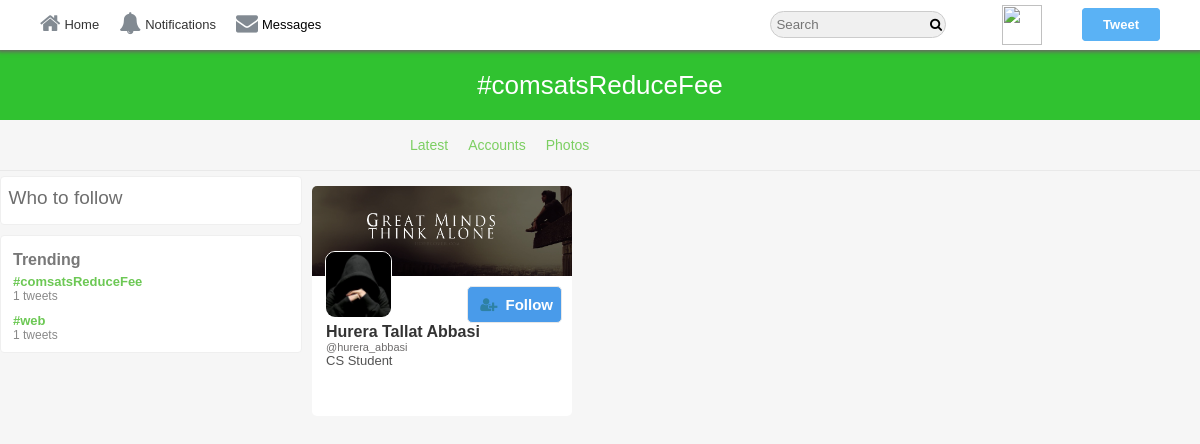
Page /hashtag/comsatsReduceFee?f=users on the committed database.
### tables this page shows
CREATE TABLE `trends` (
  `trendID` int(11) NOT NULL,
  `hashtag` varchar(140) NOT NULL,
  `createdOn` datetime NOT NULL
);

CREATE TABLE `tweets` (
  `tweet_id` int(11) NOT NULL,
  `status` varchar(140) NOT NULL,
  `tweetBy` int(11) NOT NULL,
  `retweet_id` int(11) NOT NULL,
  `retweetBy` int(11) NOT NULL,
  `tweetImage` varchar(255) NOT NULL,
  `likesCount` int(11) NOT NULL,
  `retweetCount` int(11) NOT NULL,
  `postedOn` datetime NOT NULL,
  `retweetMsg` varchar(140) NOT NULL
);

CREATE TABLE `users` (
  `user_id` int(11) NOT NULL,
  `username` varchar(40) NOT NULL,
  `email` varchar(255) NOT NULL,
  `password` varchar(32) NOT NULL,
  `screenName` varchar(40) NOT NULL,
  `profileImage` varchar(255) NOT NULL,
  `profileCover` varchar(255) NOT NULL,
  `following` int(11) NOT NULL,
  `followers` int(11) NOT NULL,
  `bio` varchar(140) NOT NULL,
  `country` varchar(255) NOT NULL,
  `website` varchar(255) NOT NULL
);

### core/init.php (called while the page is built, shortened)
<?php
	include 'database/connection.php';
	include 'classes/user.php';
	include 'classes/tweet.php';
	include 'classes/follow.php';
	global $pdo;
	$getFromU = new User($pdo);
	$getFromT = new Tweet($pdo);
	$getFromF = new Follow($pdo);
?>

### core/classes/user.php (called while the page is built, shortened)
<?php
	class User{
		protected $pdo;
		function __construct($pdo){
			$this->pdo = $pdo;
		}
		public function userData($user_id){
			$stmt = $this->pdo->prepare("SELECT * FROM `users` WHERE `user_id` = :user_id");
			$stmt->bindValue(":user_id",$user_id,PDO::PARAM_INT);
			$stmt->execute();
			return $stmt->fetch(PDO::FETCH_OBJ);
		}
		public function loggedIn(){
			return (isset($_SESSION['user_id'])) ? true : false;
		}
	}
?>

### hashtag.php (the view, shortened to what this page needs)
<?php
	include 'core/init.php';
	if(isset($_GET['hashtag']) && !empty($_GET['hashtag'])){
		$hashtag = $getFromU->checkInput($_GET['hashtag']);
		$user_id = $_SESSION['user_id'];
		$user = $getFromU->userData($user_id);
		$tweets =$getFromT->getTweetsByHash($hashtag);
		$accounts=$getFromT->getUsersByHash($hashtag);
		$notify = $getFromM->getNotificationCount($user_id);
	} else{
		header('Location: http://localhost/Connectify/index.php');
	}
?>
<html>
	<head>
		  <link rel="stylesheet" href="https://cdnjs.cloudflare.com/ajax/libs/font-awesome/4.6.3/css/font-awesome.css"/>
 	  	  <link rel="stylesheet" href="../assets/css/style-complete.css"/>
	</head>
<body>
<div class="wrapper">
<div class="header-wrapper">
<div class="nav-container">
	<div class="nav">
		<div class="nav-left">
			<ul>
				<li><a href="../index.php"><i class="fa fa-home" aria-hidden="true"></i>Home</a></li>
				<li><a href="http://localhost/Connectify/i/notifications"><i class="fa fa-bell" aria-hidden="true"></i>Notifications</a></li>
				<li id="messagePopup"><i class="fa fa-envelope" aria-hidden="true"></i>Messages</li>
			</ul>
		</div>
		<div class="nav-right">
			<ul>
				<li>
					<input type="text" placeholder="Search" class="search"/>
					<i class="fa fa-search" aria-hidden="true"></i>
				</li>
				<li class="hover"><label class="drop-label" for="drop-wrap1"><img src="<?php  echo 'http://localhost/Connectify/'.$user->profileImage;?>"/></label>
				</li>
				<li><label class="addTweetBtn">Tweet</label></li>
			</ul>
		</div>
	</div>
</div>
</div>
<div class="hash-header">
	<div class="hash-inner">
		<h1>#<?php echo $hashtag;?></h1>
	</div>
</div>
<div class="hash-menu">
	<div class="hash-menu-inner">
		<ul>
 			<li><a href="<?php echo '../hashtag/'.$hashtag;?>">Latest</a></li>
			<li><a href="<?php echo '../hashtag/'.$hashtag.'?f=users';?>">Accounts</a></li>
			<li><a href="<?php echo '../hashtag/'.$hashtag.'?f=photos';?>">Photos</a></li>
  		</ul>
	</div>
</div>
<div class="in-wrapper">
	<div class="in-full-wrap">
		<div class="in-left">
			<div class="in-left-wrap">
				<?php  $getFromF->whoToFollow($user_id,$user_id) ;    ?>
					<?php  $getFromT->trends() ;    ?>
			</div>
		</div>
<?php  if(strpos($_SERVER['REQUEST_URI'],'?f=photos')) :  ?>
   <div class="hash-img-wrapper">
 	<div class="hash-img-inner">
 		<?php
 		 foreach ($tweets as $tweet) {
 		 	$likes = $getFromT->likes($user_id,$tweet->tweet_id);
			$retweet = $getFromT->checkRetweet($user_id,$tweet->tweet_id);
			$user = $getFromU->userData($tweet->retweetBy);
 			 if (!empty($tweet->tweetImage)) {
 			 	echo '		 <div class="hash-img-flex">
		 	<img src="'.'../'.$tweet->tweetImage.'" data-tweet="'.$tweet->tweet_id.'"/>
		 	<div class="hash-img-flex-footer">
		 		<ul>
		 			'.(($getFromU->loggedIn() === true) ? '
										<li><button><a href="javascript:"><i class="fa fa-share" aria-hidden="true"></i></a></button></li>
										<li>'.(($tweet->tweet_id === '$retweet["retweet_id"]' OR $user_id === '$retweet["retweet_id"]') ? '<button class="retweeted" data-tweet="'.$tweet->tweet_id.'" data-user="'.$tweet->tweetBy.'"><a href="javascript:"><i class="fa fa-retweet" aria-hidden="true"></i><span class="retweetsCount">'.$tweet->retweetCount.'</span></a></button>':'<button class="retweet" data-tweet="'.$tweet->tweet_id.'" data-user="'.$tweet->tweetBy.'"><a href="javascript:"><i class="fa fa-retweet" aria-hidden="true"></i><span class="retweetsCount">'.(($tweet->retweetCount > 0) ? $tweet->retweetCount : '').'</span></a></button>').'</li>
										<li>'.(('$likes["likeOn"]' === $tweet->tweet_id) ? '<button class="unlike-btn" data-tweet="'.$tweet->tweet_id.'" data-user="'.$tweet->tweetBy.'"><a href="javascript:"><i class="fa fa-heart" aria-hidden="true"></i><span class="likesCounter">'.$tweet->likesCount.'</span></a></button>' : '<button class="like-btn" data-tweet="'.$tweet->tweet_id.'" data-user="'.$tweet->tweetBy.'"><a href="javascript:"><i class="fa fa-heart-o" aria-hidden="true"></i><span class="likesCounter">'.(($tweet->likesCount > 0) ? $tweet->likesCount : '').'</span></a></button>' ).'</li>
											'.(($tweet->tweetBy === $user_id) ? '
											<li>
											<a href="javascript: void(0);" class="more"><i class="fa fa-ellipsis-h" aria-hidden="true"></i></a>
											<ul>
											  <li><label class="deleteTweet" data-tweet="'.$tweet->tweet_id.'">Delete Tweet</label></li>
											</ul>
											</li>' : '').'
											' : '<li><button><a href="javascript:"><i class="fa fa-share" aria-hidden="true"></i></a></button></li>
												  <li><button><a href="javascript:"><i class="fa fa-retweet" aria-hidden="true"></i></a></button></li>
												  <li><button><a href="javascript:"><i class="fa fa-heart" aria-hidden="true"></i></a></button></li>').'
		 		</ul>
		 	</div>
		</div>';
 			 }
 		}
 		?>
	</div>
</div>
<?php elseif(strpos($_SERVER['REQUEST_URI'],'?f=users')):  ?>
 <div class="wrapper-following">
<div class="wrap-follow-inner">
<?php  foreach($accounts as $users) :    ?>
 <div class="follow-unfollow-box">
	<div class="follow-unfollow-inner">
		<div class="follow-background">
			<img src="<?php  echo '../'.$users->profileCover;?>"/>
		</div>
		<div class="follow-person-button-img">
			<div class="follow-person-img">
			 	<img src="<?php  echo '../'.$users->profileImage;?>"/>
			</div>
			<div class="follow-person-button">
			   <?php  echo $getFromF->followBtn($users->user_id,$user_id,$user_id);              ?>
			</div>
		</div>
		<div class="follow-person-bio">
			<div class="follow-person-name">
				<a href="<?php  echo '../'.$users->username;?>"><?php  echo $users->screenName;?></a>
			</div>
			<div class="follow-person-tname">
				<a href="<?php  echo '../'.$users->username;?>">@<?php  echo $users->username;?></a>
			</div>
			<div class="follow-person-dis">
			    <?php echo $getFromT->getTweetLinks($users->bio)  ;?>
			</div>
		</div>
	</div>
</div>
<?php endforeach;   ?>
</div>
</div>
		<?php  endif  ;  ?>
	</div>
</div>
</div>
</body>
</html>

### core/classes/follow.php (shortened to what this page needs)
<?php
	class Follow extends User {
		function __construct($pdo){
			$this->pdo = $pdo;
		}
		public function checkFollow($profile_id,$user_id){
			$stmt = $this->pdo->prepare("SELECT * FROM `follow` WHERE `sender` = :user_id AND `receiver` = :profile_id");
			$stmt->bindValue(":user_id",$user_id,PDO::PARAM_INT);
			$stmt->bindValue(":profile_id",$profile_id,PDO::PARAM_INT);
			$stmt->execute();
			return $stmt->fetch(PDO::FETCH_ASSOC);
		}
		public function followBtn($profile_id,$user_id,$follow_id){
			$data = $this->checkFollow($profile_id,$user_id);
			if($this->loggedIn() === true){
				if($profile_id != $user_id){
					if('$data["receiver"]' == $profile_id){
						return "<button class='f-btn following-btn follow-btn' data-follow='$profile_id' data-profile='$follow_id'>Following</button>";
					} else{
						return "<button class='f-btn follow-btn' data-follow='$profile_id' data-profile='$follow_id'><i class='fa fa-user-plus'></i>Follow</button>";
					}
				} else{
					return "<button class='f-btn' onclick=location.href='profileEdit.php'>Edit Profile&nbsp;&nbsp;</button>";
				}
			} else{
				return "<button class='f-btn' onclick=location.href='index.php'><i class='fa fa-user-plus'></i>Follow</button>";
			}
		}
		public function whoToFollow($user_id,$profile_id){
			echo '<div class="follow-wrap"><div class="follow-inner"><div class="follow-title"><h3>Who to follow</h3></div>';
			echo '</div></div>';
		}
	}
?>

### core/classes/tweet.php (shortened to what this page needs)
 <?php
	class Tweet extends User {
		function __construct($pdo){
			$this->pdo = $pdo;
		}
		public function getTweetLinks($tweet){
			$tweet = preg_replace("/(https?:\/\/)([\w]+.)([\w\.]+)/", "<a href='$0' target='_blank'>$0</a>", $tweet);
			$tweet = preg_replace("/#([\w]+)/","<a href='hashtag/$1'>$0</a>",$tweet);
			$tweet = preg_replace("/@([\w]+)/","<a href='$1'>$0</a>",$tweet);
			return $tweet;
		}
		public function trends(){
			$stmt = $this->pdo->prepare("SELECT  *,COUNT(`tweet_id`) AS `tweetsCount` FROM `trends` INNER JOIN `tweets` ON `status` LIKE CONCAT('%#',`hashtag`,'%') or `retweetMsg` LIKE CONCAT('%#',`hashtag`,'%')  GROUP BY `hashtag` ORDER BY `tweet_id`");
			$stmt->execute();
			$trends = $stmt->fetchAll(PDO::FETCH_OBJ);
			echo '<div class="trend-wrapper"><div class="trend-inner"><div class="trend-title"><h3>Trending</h3></div>';
			foreach($trends as $trend){
				echo '<div class="trend-body">
						<div class="trend-body-content">
							<div class="trend-link">
								<a href="hashtag/'.$trend->hashtag.'">#'.$trend->hashtag.'</a>
							</div>
							<div class="trend-tweets">
								'.$trend->tweetsCount.' <span>tweets</span>
							</div>
						</div>
					  </div>';
			}
			echo '</div></div>';
		}
		public function getUsersByHash($hashtag){
			$stmt = $this->pdo->prepare("SELECT DISTINCT * FROM `tweets` INNER JOIN `users` ON `tweetBy`=`user_id` WHERE `status` LIKE :hashtag OR `retweetMsg` LIKE :hashtag GROUP BY `user_id` ");
			$stmt->bindValue(':hashtag','%#'.$hashtag.'%', PDO::PARAM_STR);
			 $stmt->execute();
			return $stmt->fetchAll(PDO::FETCH_OBJ);
		}
	}
?>

### assets/css/style-complete.css (style rules this page uses)
* { margin: 0px auto; padding: 0px; font-family: Helvetica; }
body { font-family: Helvetica; font-size: 13px; background: #f6f6f6; }
ul { list-style:none; }
.wrapper { width:100%; }
.header-wrapper { width:100%; background:white; position: fixed; top:0; z-index: 10000; }
.nav-container { width:95%; margin:0px auto; }
.nav { width:100%; height:50px; }
.nav ul li { line-height: 50px; float:left; margin-right: 0px; padding: 0px 10px; cursor:pointer; transition: all 200ms ease-in-out; }
.nav ul li a { color:#333; text-decoration:none; }
.nav-left { width:50%; float:left; }
.nav-right { width:50%; float:right; }
.nav-right ul { float:right; }
.nav .nav-left ul li i { margin-right: 4px; color: #828a92; font-size: 22px; position: relative; top: 2px; }
.drop-label { background: none !important; border: none !important; }
.nav-right { height: 50px; }
.nav .nav-right ul li img { width: 40px; margin-top: 5px; }
.nav .nav-right ul li input[type="text"] { padding: 5px 20px 5px 5px; border: 1px solid #ccc; background: #f0f0f0; border-radius: 15px; }
.nav .nav-right ul li label { background: #5ab2f5; border: 1px solid #5ab2f5; padding: 8px 20px; border-radius: 4px; color: #fff; font-weight: 600; -webkit-user-select: none; -moz-user-select:none; user-select: none; cursor:pointer; }
.nav .nav-right ul li .fa { left: -20px; position: relative; }
.in-wrapper { width: 100%; padding: 5px 0px; }
.in-full-wrap { width:1200px; }
.in-left { width:25%; min-height: 1000px; float: left; margin-right: 12px; }
.in-left-wrap { width:100%; }
.trend-wrapper { width:100%; float: left; background: #fff; margin: 10px 0px; border-radius: 4px; border: 1px solid #efefef; }
.trend-inner { width: 95%; margin: 10px auto; padding: 5px 5px 0px 12px; }
.trend-title h3 { color: #787878; font-size: 16px; margin-bottom: 5px; }
.trend-body { margin-bottom:10px; }
.trend-link a { text-decoration: none; color: #6cc854; font-weight: bold; }
.trend-tweets { font-size: 12px; color: #898989; }
.follow-wrap { background: #fff; border-radius: 4px; border: 1px solid #efefef; width: 100%; }
.follow-inner { width:95%; padding: 10px 0px; }
.follow-title { margin-bottom: 5px; color: #716565; }
.follow-title h3 { font-size: 19px; font-weight: normal; color: #6e6e6e; }
label { cursor: pointer; }
.f-btn { padding: 5px 8px 5px 20px; background: #499bea; color: white; border: 1px solid #e7e7e7; border-radius: 5px; font-size: 15px; font-weight: bold; line-height: 25px; cursor: pointer; }
.f-btn i { position: relative; top: 0px; right: 8px; color: #2e81a4; }
.wrapper-following { width:74%; float: left; }
.follow-unfollow-box { width: 260px; height: 230px; background-color: #fff; border-radius: 5px; margin-right: 10px; margin-top: 10px; overflow: hidden; float: left; }
.follow-background { width: 100%; height: 90px; }
.follow-background img { width: 100%; height:100%; }
.follow-person-img { width: 65px; height: 65px; position: relative; left: 13px; float: left; overflow: hidden; top: -25px; border: 1px solid #fff; border-radius: 10px; }
.follow-person-img img { width: 100%; height: 100%; }
.follow-person-bio { float: left; position: relative; top: -20px; left: 14px; width: 90%; margin: 0px auto; height: 90px; overflow: hidden; }
.follow-person-name a { font-size: 16px; font-weight: bold; text-decoration: none; color: #333; }
.follow-person-tname a { color: #6F6D6D; text-decoration: none; font-size: 11px; }
.follow-person-dis { font-size: 13px; color: #535353; }
.follow-person-button { float: right; margin-top: 10px; margin-right: 10px; }
.header-wrapper { box-shadow: 0px 0px 4px 2px #6c6565; }
.hash-header { width: 100%; height: 70px; background: #30c230; margin-top: 50px; }
.hash-inner { width: 1000px; text-align: center; }
.hash-inner h1 { line-height: 70px; color: white; font-weight: normal; }
.hash-menu { width: 1200px; overflow: auto; border-bottom: 1px solid #e9e9e9; }
.hash-menu-inner { width: 50%;' }
.hash-menu-inner ul { list-style: none; line-height: 50px; margin-left: 100px; }
.hash-menu-inner ul li { float: left; font-size: 14px; padding: 0px 10px; transition: all 200ms ease-in; cursor: pointer; }
.hash-menu-inner ul li a { text-decoration: none; color:#7ccf62; }

### rows in the picture
trends: hashtag "comsatsReduceFee", tweetsCount "1"
trends: hashtag "web", tweetsCount "1"
tweets: users.profileCover (picture), users.profileImage (picture), users.screenName "Hurera Tallat Abbasi", users.username "hurera_abbasi", users.bio "CS Student"

### other values in the picture
$hashtag "comsatsReduceFee"
